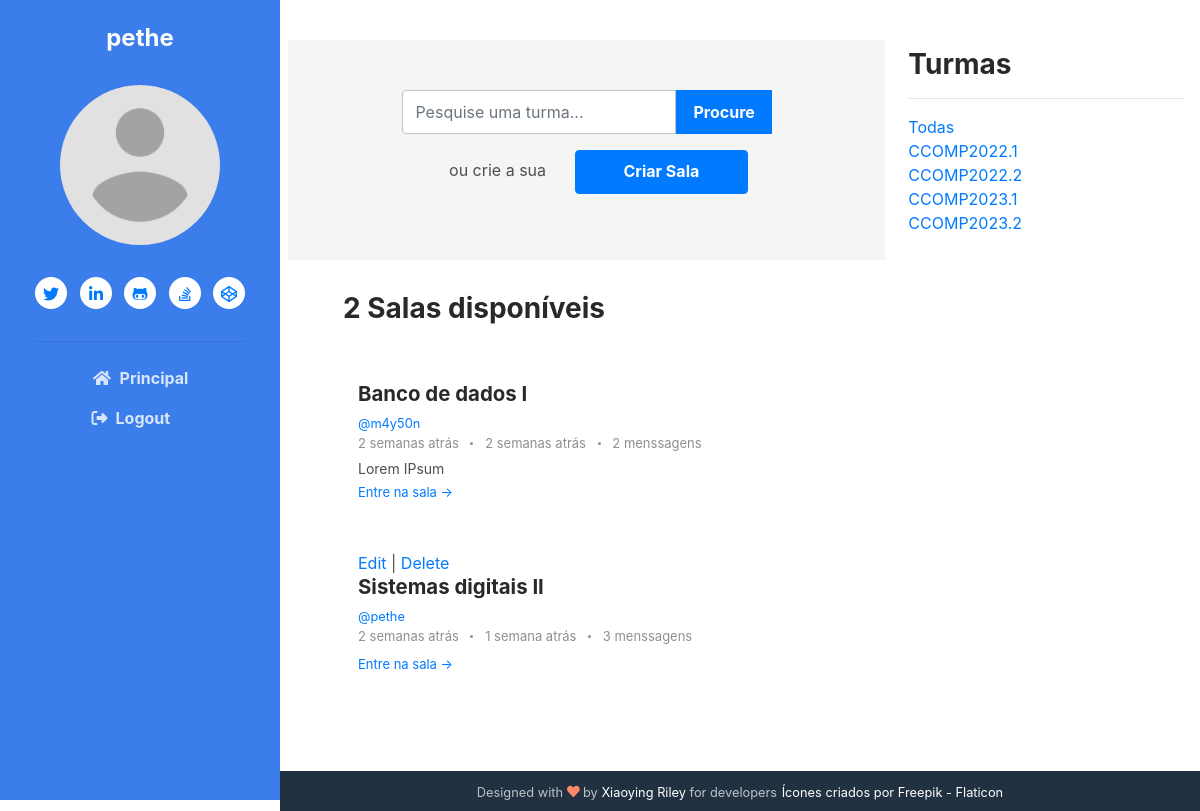
Page /?q=CCOMP2022.1 (signed in) on the earlier database version.
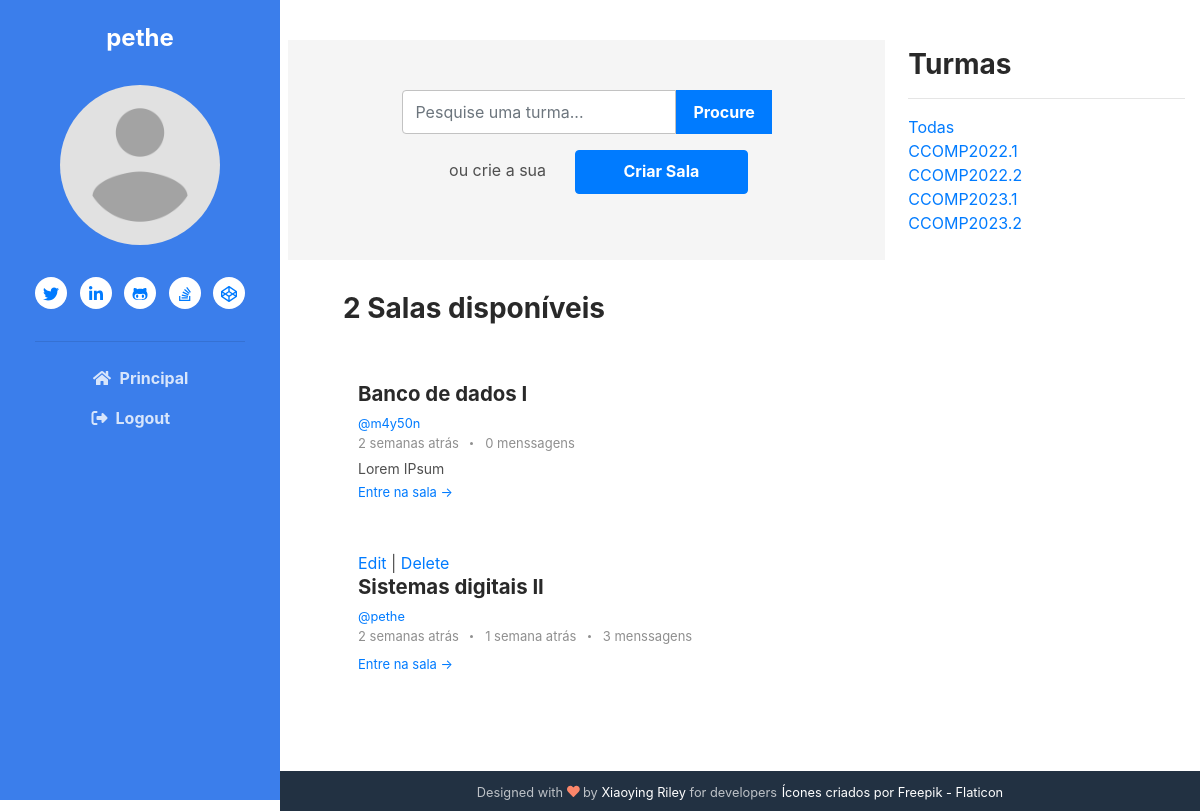
Same page on the later database version.
### base/models.py (models this page shows, shortened)
class Room(models.Model):
    host = models.ForeignKey(User, on_delete=models.SET_NULL, null=True)
    classe = models.ForeignKey(Classe, on_delete=models.SET_NULL, null=True)
    name = models.CharField(max_length=200)
    desc = models.TextField(null=True, blank=True)
    room_join = models.CharField(default='room', max_length=20)
    participants = models.ManyToManyField(
        User, related_name='participants', blank=True)
    updated = models.DateTimeField(auto_now=True)
    created = models.DateTimeField(auto_now_add=True)
    created_in = models.TextField(default='capsulat', blank=True)
    crypt_key = models.CharField(max_length=23)
    class Meta:
        ordering = ['-updated', '-created']

class Message(models.Model):
    user = models.ForeignKey(User, on_delete=models.CASCADE)
    room = models.ForeignKey(Room, on_delete=models.CASCADE)
    body = models.TextField()
    update = models.DateTimeField(auto_now=True)
    created = models.DateTimeField(auto_now_add=True)
    created_in = models.TextField(null=True, blank=True)

class Classe(models.Model):
    name = models.CharField(max_length=200)

### base/views.py (the view)
# urls.py: path('', views.home, name="home"),
def home(request):
    q = request.GET.get('q') if request.GET.get(
        'q') != None else ''
    rooms = Room.objects.filter(Q(classe__name__icontains=q) | Q(
        name__icontains=q) | Q(desc__icontains=q)).order_by('-created')
    howLongAgo(rooms)
    classes = Classe.objects.all()
    room_count = rooms.count()
    room_messages = Message.objects.filter(
        Q(room__classe__name__icontains=q) | Q(
            room__name__icontains=q)).order_by('-created')
    howLongAgo(room_messages)
    recent_activity = room_messages[:6]
    context = {'rooms': rooms, 'classes': classes,
               'q': q, 'room_count': room_count, 'room_messages': room_messages,
               'recent_activity': recent_activity}
    return render(request, 'base/home.html', context)

### base/views.py (called while the page is built)
def timesince(dt, default="agora"):
    now = datetime.now()
    diff = now - dt
    periods = (
        (diff.days // 365, "ano", "anos"),
        (diff.days // 30, "mês", "meses"),
        (diff.days // 7, "semana", "semanas"),
        (diff.days, "dia", "dias"),
        (diff.seconds // 3600, "hora", "horas"),
        (diff.seconds // 60, "minuto", "minutos"),
        (diff.seconds - 30, "segundo", "segundos"),
    )
    for period, singular, plural in periods:
        if period >= 1:
            return "%d %s atrás" % (period, singular if period == 1 else plural)
    return default

### base/templates/base/home.html
{% extends 'main.html' %}
{% load static %}
{% block content %}
	<link rel="stylesheet" href="{% static 'styles/main.css' %}">
	<div class="main-2-column">
		<div class="mt-4">
			<div class="search-bar m-2 my-md-3 d-flex flex-wrap justify-content-center align-items-center">
				<form action="" method="get">
					<div class="input-group">
						<input type="text"  name=q class="form-control" placeholder="Pesquise uma turma..." aria-label="Pesquise uma turma..." aria-describedby="basic-addon1">
						<div class="input-group-prepend">
						  <input type="submit" class="input-group btn btn-primary" id="basic-addon1" value="Procure">
						</div>
					</div>
				</form>
				<div class="my-3">
					<p class="mx-4 my-2 d-inline">ou crie a sua</p>
					<a class="btn btn-primary py-2 px-5" href="{% url 'create-room' %}">Criar Sala</a>
				</div>
			</div>
			<div class="container">
				<h3 class="pl-5 pt-3">{{room_count}} Salas disponíveis</h3>
				{% include 'base/feed_component.html' %}
			</div>
		</div>
		<div class="d-flex flex-column pt-5">
			{% include 'base/classes_component.html' %}
		</div>
	</div>
{% endblock content%}

### base/templates/base/feed_component.html
{% load humanize %}
<section class="blog-list px-3 py-5 p-md-5 ">
    <div class="container">
        {% for room in rooms %}
            {% if request.user == room.host %}
                <a href="{% url 'update-room' room.id%}">Edit</a>
                |
                <a href="{% url 'delete-room' room.id%}">Delete</a>
            {% endif %}
            <div class="item mb-5">
                <div class="media">
                    <div class="media-body">
                        <h3 class="title mb-1">
                            <a href="{% url 'join' room.id%}">
                                {{room.name}}
                            </a>
                        </h3>
                        <small><a href="{% url 'user-profile' room.host.id %}">@{{room.host.username}}</a></small>
                        <div class="meta mb-1"><span class="date">
                            {{room.created_in}}
                        </span>
                            {% if room.message_set.all.count > 0 %}
                            <span class="time">
                            {% for m in room.message_set.all %}
                                {% if forloop.last %}
                                {{m.created_in}}
                                {% endif %}
                            {% endfor%}
                            </span>
                            {% endif %}
                            <span class="comment">
                                <a href="#">
                                    {{room.message_set.all.count}}
                                {% if room.message_set.all.count > 1 or room.message_set.all.count == 0%}
                                    menssagens
                                {% else %}
                                    menssagem
                                {% endif %}
                                </a>
                            </span>
                        </div>
                        <div class="intro">{{room.desc|truncatechars:70}}</div>
                        <a class="more-link" href="{% url 'room' room.id%}">Entre na sala &rarr;</a>
                    </div>
                </div>
            </div>
        {% endfor %}
    </div>
</section>

### base/templates/base/classes_component.html
<div class="container">
    <h3>Turmas</h3>
    <hr/>
    <a href="{% url 'home' %}">Todas</a>
    {% for classe in classes %}
    <div>
        <a href="{% url 'home' %}?q={{classe.name}}">{{classe.name}}</a>
    </div>
    {% endfor %}
</div>

Differences in the rows shown:
removed Message: created_in "2 semanas atrás", shown under Room "Banco de dados I"
changed Room "Banco de dados I": message_set.all.count "2" → "0"
